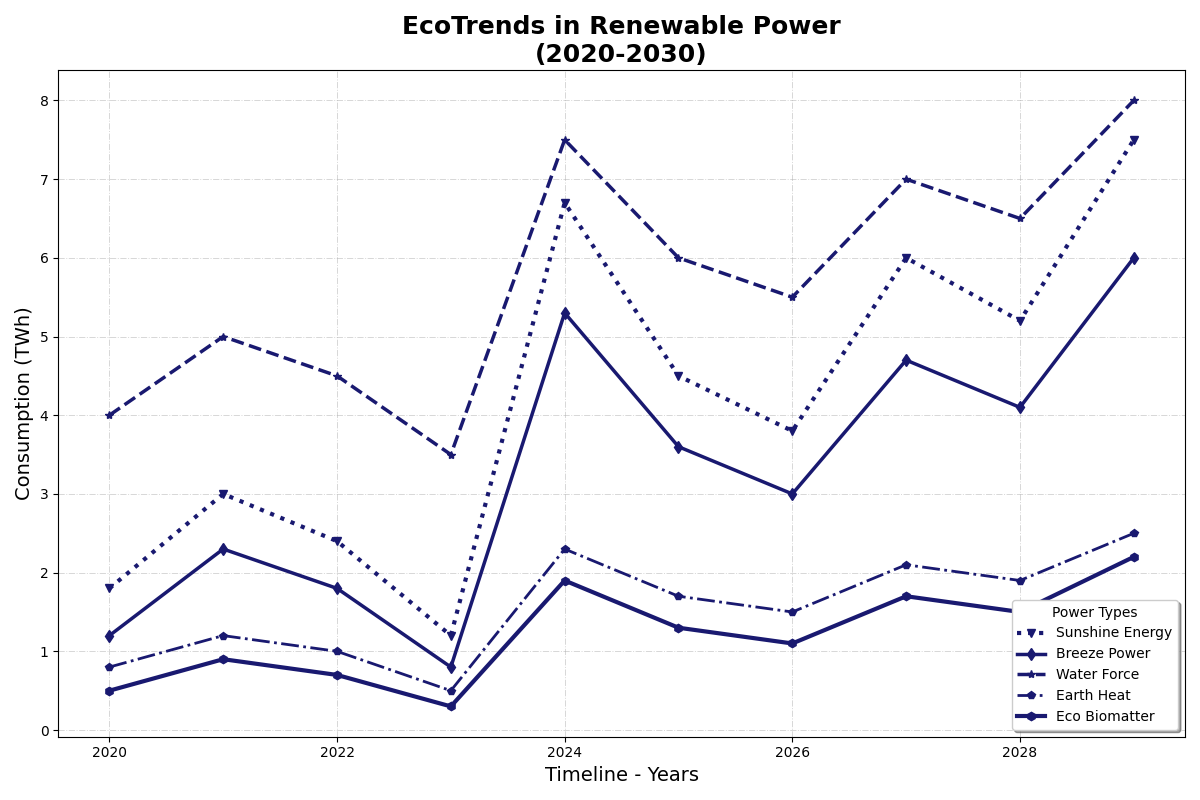

Reproduce this figure in Python.
import matplotlib.pyplot as plt
import numpy as np

years = np.arange(2020, 2030)

solar_usage = [1.8, 3.0, 2.4, 1.2, 6.7, 4.5, 3.8, 6.0, 5.2, 7.5]
wind_usage = [1.2, 2.3, 1.8, 0.8, 5.3, 3.6, 3.0, 4.7, 4.1, 6.0]
hydro_usage = [4.0, 5.0, 4.5, 3.5, 7.5, 6.0, 5.5, 7.0, 6.5, 8.0]
geothermal_usage = [0.8, 1.2, 1.0, 0.5, 2.3, 1.7, 1.5, 2.1, 1.9, 2.5]
biomass_usage = [0.5, 0.9, 0.7, 0.3, 1.9, 1.3, 1.1, 1.7, 1.5, 2.2]

fig, ax = plt.subplots(figsize=(12, 8))

single_color = 'midnightblue'

ax.plot(years, solar_usage, marker='v', linestyle=':', color=single_color, label='Sunshine Energy', linewidth=3)
ax.plot(years, wind_usage, marker='d', linestyle='-', color=single_color, label='Breeze Power', linewidth=2.5)
ax.plot(years, hydro_usage, marker='*', linestyle='--', color=single_color, label='Water Force', linewidth=2.5)
ax.plot(years, geothermal_usage, marker='p', linestyle='-.', color=single_color, label='Earth Heat', linewidth=2)
ax.plot(years, biomass_usage, marker='h', linestyle='-', color=single_color, label='Eco Biomatter', linewidth=3)

ax.set_title('EcoTrends in Renewable Power\n(2020-2030)', fontsize=18, fontweight='bold')
ax.set_xlabel('Timeline - Years', fontsize=14)
ax.set_ylabel('Consumption (TWh)', fontsize=14)

ax.legend(title='Power Types', loc='lower right', fontsize=10, shadow=True)

ax.grid(True, linestyle='-.', linewidth=0.7, alpha=0.5)

plt.tight_layout()

plt.show()
